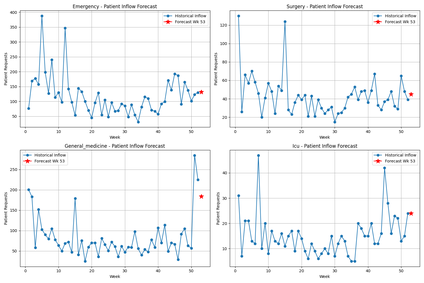
#> input picture plots/8_predictor_forecast.png, 424 x 283 px, shrunk from 1500 x 1000 before the run
$ python 5_final_dashboard.py
#> lines starting #> are read from the running program, lines starting #| are printed output that depends on the picture
import pandas as pd
import matplotlib.pyplot as plt
import matplotlib.image as mpimg
import os

print("Creating Final Dashboard...")
os.makedirs('plots', exist_ok=True)

# Load existing images
try:
    img_pred = mpimg.imread('plots/8_predictor_forecast.png')
#> img_pred is the input picture: shape (283, 424, 4) float32; mean R, G, B, A 0.954, 0.962, 0.969, 1
    img_sim = mpimg.imread('plots/10_wait_times_before_opt.png')
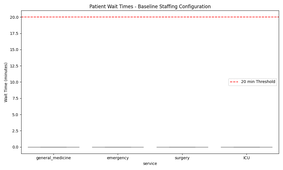
#> input picture plots/10_wait_times_before_opt.png, 283 x 170 px, shrunk from 1000 x 600 before the run
#> img_sim is the input picture: shape (170, 283, 4) float32; mean R, G, B, A 0.985, 0.982, 0.982, 1
    img_opt = mpimg.imread('plots/12_optimization_results.png')
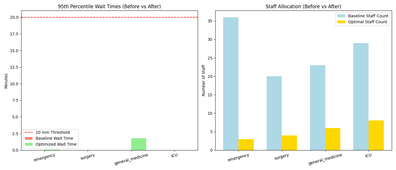
#> input picture plots/12_optimization_results.png, 396 x 170 px, shrunk from 1400 x 600 before the run
#> img_opt is the input picture: shape (170, 396, 4) float32; mean R, G, B, A 0.953, 0.965, 0.954, 1
except FileNotFoundError as e:
    print(f"Error loading images: {e}. Ensure 2_predictor.py, 3_simulator.py, and 4_optimizer.py have been run.")
    exit(1)

# Create a master figure layout
fig = plt.figure(figsize=(20, 24))
fig.suptitle('Hospital Resource Allocation System: End-to-End Analytics', fontsize=32, fontweight='bold', y=0.98)

# 1. Predictor
ax1 = plt.subplot2grid((3, 1), (0, 0))
ax1.imshow(img_pred)
ax1.axis('off')
ax1.set_title("Phase 1: The Predictor (Time-Series Forecasting)", fontsize=24, pad=20)

# 2. Simulator
ax2 = plt.subplot2grid((3, 1), (1, 0))
ax2.imshow(img_sim)
ax2.axis('off')
ax2.set_title("Phase 2: The Simulator (Baseline Bottlenecks)", fontsize=24, pad=20)

# 3. Optimizer
ax3 = plt.subplot2grid((3, 1), (2, 0))
ax3.imshow(img_opt)
ax3.axis('off')
ax3.set_title("Phase 3: The Optimizer (Shift Planning & Staff Scaling)", fontsize=24, pad=20)

plt.tight_layout(rect=[0, 0, 1, 0.96])
plt.subplots_adjust(hspace=0.3)
dashboard_path = 'plots/99_final_dashboard.png'
plt.savefig(dashboard_path, bbox_inches='tight', dpi=150)
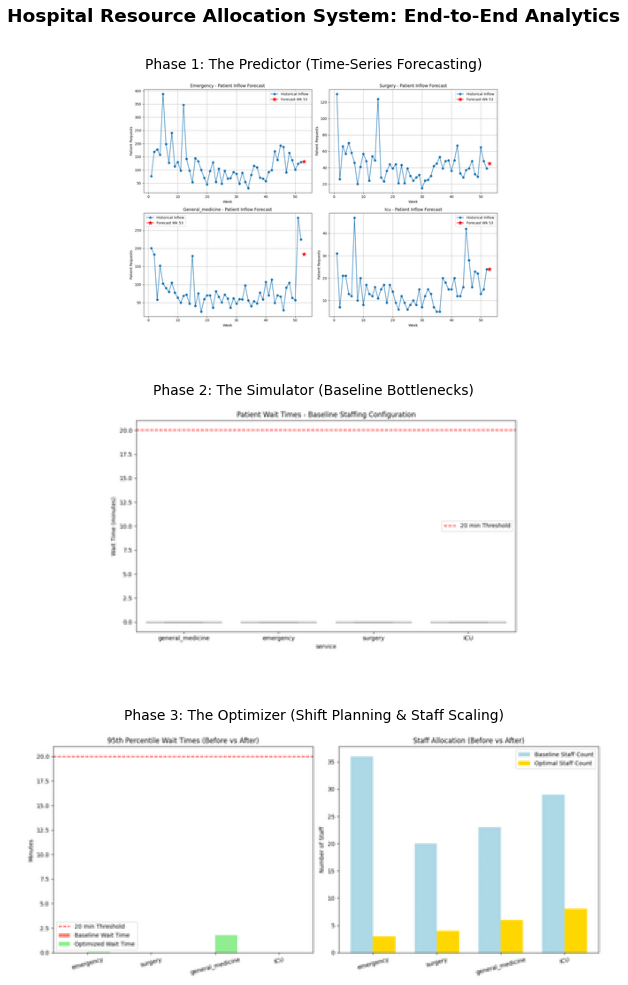
#> figure drawn by matplotlib, 3 panels
print(f"Final dashboard saved to {dashboard_path}")
